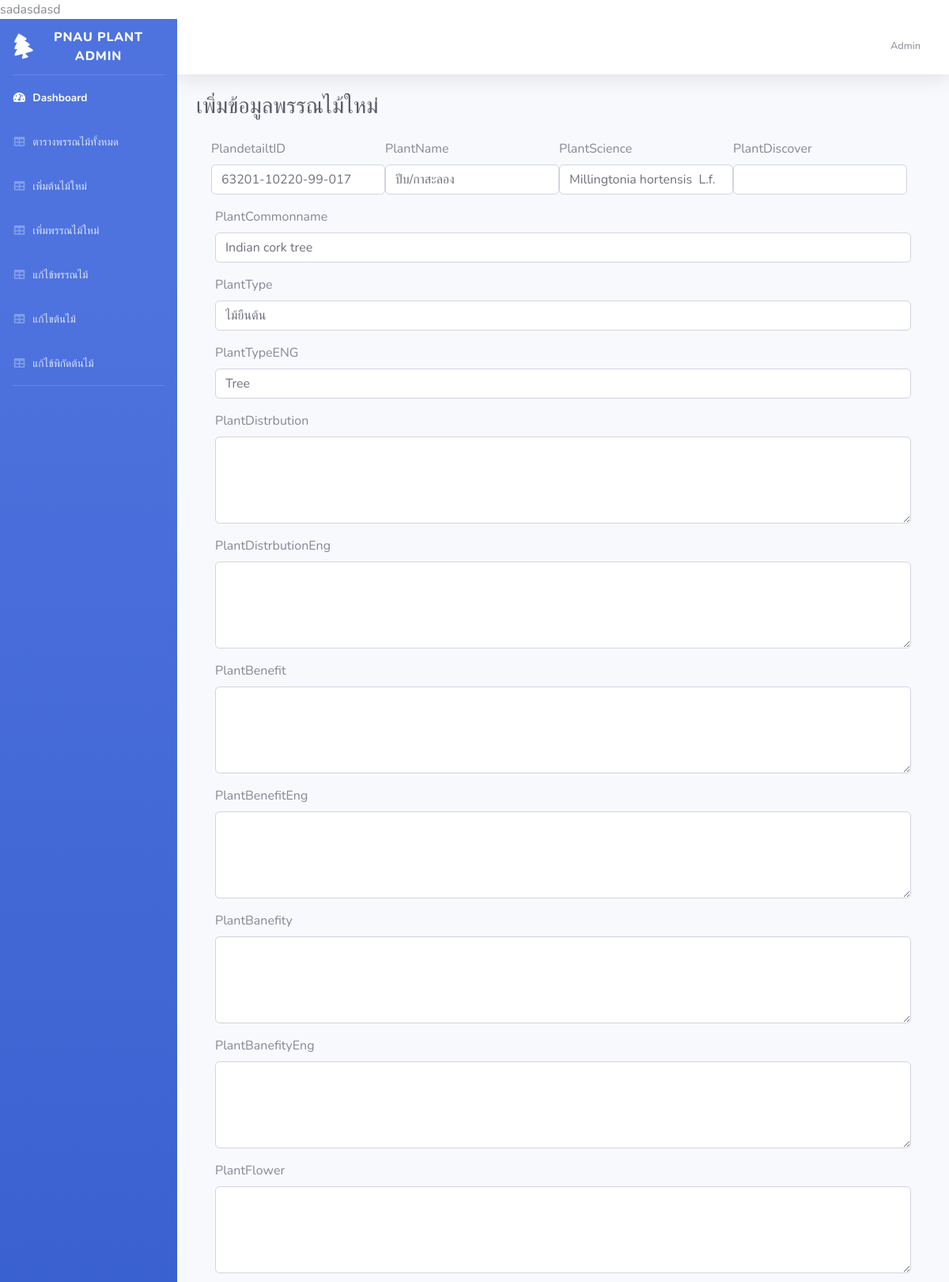
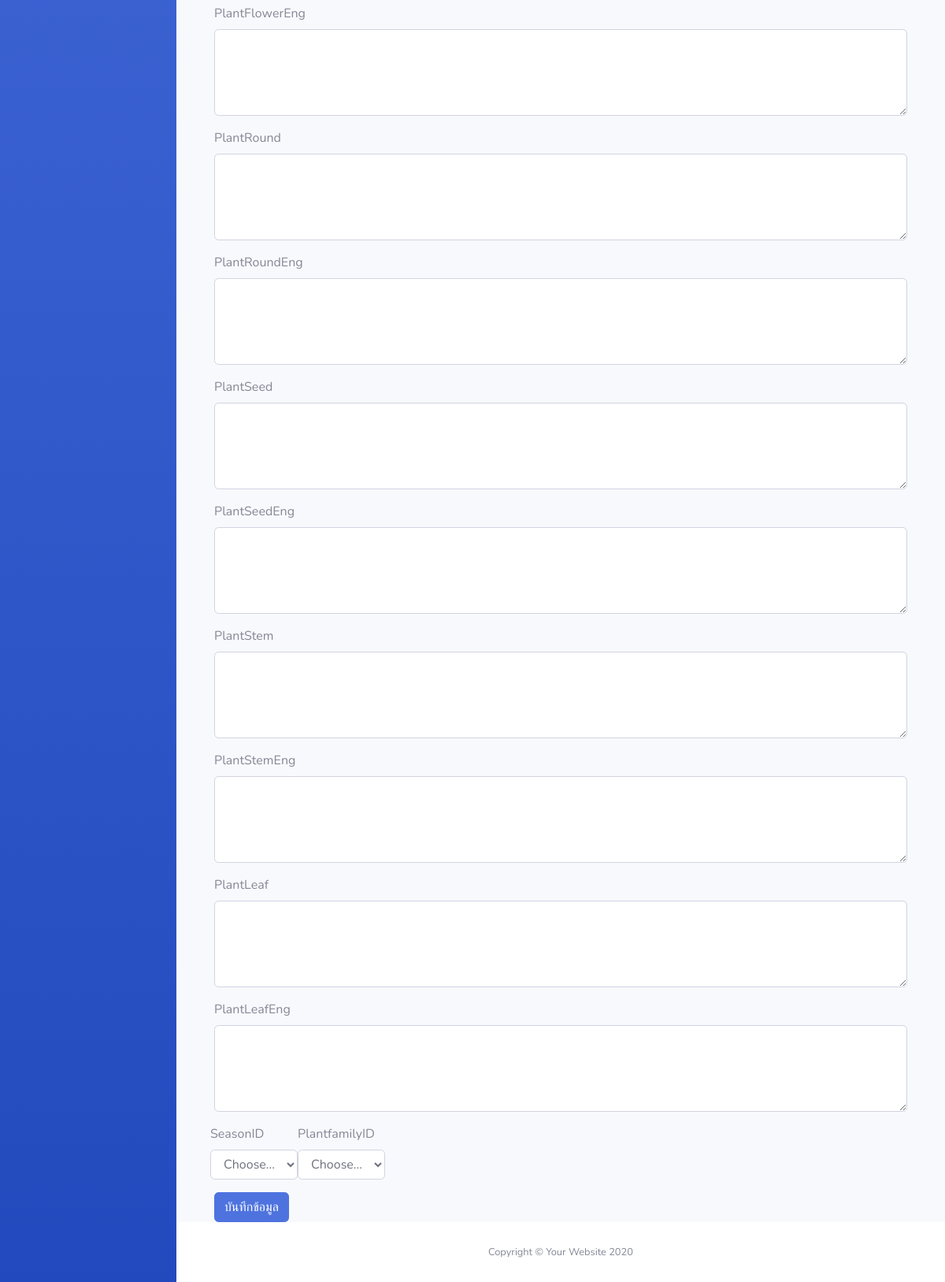
Page /Update_detail.php?ID=63201-10220-99-017 on the committed database (2 pictures, top to bottom).
### tables this page shows
CREATE TABLE `plantdetail` (
  `PlandetailtID` varchar(60) NOT NULL,
  `PlantName` varchar(300) NOT NULL,
  `PlantScience` varchar(300) NOT NULL,
  `PlantDiscover` varchar(300) NOT NULL,
  `PlantCommonname` varchar(300) NOT NULL,
  `PlantType` varchar(300) NOT NULL,
  `PlantTypeENG` varchar(300) NOT NULL,
  `PlantDistrbution` varchar(300) NOT NULL,
  `PlantDistrbutionEng` varchar(300) NOT NULL,
  `PlantBenefit` varchar(300) NOT NULL,
  `PlantBenefitEng` varchar(300) NOT NULL,
  `PlantBanefity` varchar(300) NOT NULL,
  `PlantBanefityEng` varchar(300) NOT NULL,
  `PlantFlower` varchar(300) NOT NULL,
  `PlantFlowerEng` varchar(300) NOT NULL,
  `PlantRound` varchar(300) NOT NULL,
  `PlantRoundEng` varchar(300) NOT NULL,
  `PlantSeed` varchar(300) NOT NULL,
  `PlantSeedEng` varchar(300) NOT NULL,
  `PlantStem` varchar(300) NOT NULL,
  `PlantStemEng` varchar(300) NOT NULL,
  `PlantLeaf` varchar(300) NOT NULL,
  `PlantLeafEng` varchar(300) NOT NULL,
  `SeasonID` char(2) NOT NULL,
  `PlantfamilyID` char(10) NOT NULL
);

### Update_detail.php (the view, shortened to what this page needs)
<!DOCTYPE html>
<html lang="en">
<head>
    <link href="vendor/fontawesome-free/css/all.min.css" rel="stylesheet" type="text/css">
    <link href="css/sb-admin-2.min.css" rel="stylesheet">
</head>
<body id="page-top">
    <div id="wrapper">
        <ul class="navbar-nav bg-gradient-primary sidebar sidebar-dark accordion" id="accordionSidebar">
            <a class="sidebar-brand d-flex align-items-center justify-content-center" href="index.html">
                <div class="sidebar-brand-icon rotate-n-15">
                    <i class="fas fa-tree"></i>
                </div>
                <div class="sidebar-brand-text mx-3">PNAU PLANT ADMIN </div>
            </a>
            <hr class="sidebar-divider my-0">
            <li class="nav-item active">
                <a class="nav-link" href="admin.php">
                    <i class="fas fa-fw fa-tachometer-alt"></i>
                    <span>Dashboard</span></a>
            </li>
            <li class="nav-item">
                <a class="nav-link" href="detail_Plant.php">
                    <i class="fas fa-fw fa-table"></i>
                    <span>ตารางพรรณไม้ทั้งหมด</span></a>
            </li>
            <li class="nav-item">
                <a class="nav-link" href="Insert_plant.php">
                    <i class="fas fa-fw fa-table"></i>
                    <span>เพิ่มต้นไม้ใหม่</span></a>
            </li>
            <li class="nav-item">
                <a class="nav-link" href="Insert_detail.php">
                    <i class="fas fa-fw fa-table"></i>
                    <span>เพิ่มพรรณไม้ใหม่</span></a>
            </li>
            <li class="nav-item">
                <a class="nav-link" href="Update_detail.php">
                    <i class="fas fa-fw fa-table"></i>
                    <span>แก้ไข้พรรณไม้</span></a>
            </li>
            <li class="nav-item">
                <a class="nav-link" href="Update_plant.php">
                    <i class="fas fa-fw fa-table"></i>
                    <span>แก้ไขต้นไม้</span></a>
            </li>
            <li class="nav-item">
                <a class="nav-link" href="Update_location.php">
                    <i class="fas fa-fw fa-table"></i>
                    <span>แก้ไข้พิกัดต้นไม้</span></a>
            </li>
            <hr class="sidebar-divider d-none d-md-block">
        </ul>
        <div id="content-wrapper" class="d-flex flex-column">
            <div id="content">
                <nav class="navbar navbar-expand navbar-light bg-white topbar mb-4 static-top shadow">
                    <ul class="navbar-nav ml-auto">
                        <li class="nav-item dropdown no-arrow">
                            <a class="nav-link dropdown-toggle" href="#" id="userDropdown" role="button" data-toggle="dropdown" aria-haspopup="true" aria-expanded="false">
                                <span class="mr-2 d-none d-lg-inline text-gray-600 small">Admin</span>
                            </a>
                        </li>
                    </ul>
                </nav>
                <div class="container-fluid">
                    <h1 class="h3 mb-4 text-gray-800">เพิ่มข้อมูลพรรณไม้ใหม่</h1>
                    <div class="container">
                        <form action="insert_sql_detail.php" method="post">
                            <div class="form-row">
                                <?php
                                $ID = $_GET["ID"];
                                include('connection.php');
                                $query = "SELECT * FROM `plantdetail` WHERE plantdetail.PlandetailtID = '" . $ID . "' " or die("Error:" . mysqli_error());
                                $result = mysqli_query($conn, $query);
                                while ($row = mysqli_fetch_array($result)) {
                                ?>
                                    <div class=form-group col-md-6>
                                        <label for=inputEmail4>PlandetailtID</label>
                                        <input type='text' class='form-control' name=PlantName value='<?php echo $row['PlandetailtID']; ?>'>
                                    </div>
                                    <div class=form-group col-md-6>
                                        <label for=inputEmail4>PlantName</label>
                                        <input type='text' class='form-control' value='<?php echo $row['PlantName']; ?>' name='PlantName'>
                                    </div>
                                    <div class=form-group col-md-6>
                                        <label for=inputEmail4>PlantScience</label>
                                        <input type='text' class='form-control' value='<?php echo $row['PlantScience']; ?>' name='PlantScience'>
                                    </div>
                                    <div class=form-group col-md-6>
                                        <label for=PlantDiscover>PlantDiscover</label>
                                        <input type='text' class='form-control' value='<?php echo $row['PlantDiscover']; ?>' name='PlantDiscover'>
                                    </div>
                            </div>
                            <div class=form-group>
                                <label for=PlantCommonname>PlantCommonname</label>
                                <input type='text' class='form-control' value='<?php echo $row['PlantCommonname']; ?>' name='PlantCommonname' placeholder=''>
                            </div>
                            <div class=form-group>
                                <label for=PlantType>PlantType</label>
                                <input type='text' class='form-control' value='<?php echo $row['PlantType']; ?>' name='PlantType' placeholder='ประเภท เช่น ไม้ยืนต้น'>
                            </div>
                            <div class=form-group>
                                <label for=PlantTypeENG>PlantTypeENG</label>
                                <input type='text' class='form-control' value='<?php echo $row['PlantTypeENG']; ?>' name='PlantTypeEng' placeholder='ประเภท เช่น ไม้ยืนต้น'>
                            </div>
                            <div class=form-group>
                                <label for=PlantDistrbution>PlantDistrbution</label>
                                <textarea type='text' class='form-control' value='<?php echo $row['PlantDistrbution']; ?>' name='PlantDistrbution' rows=4></textarea>
                            </div>
                            <div class=form-group>
                                <label for=PlantDistrbutionEng>PlantDistrbutionEng</label>
                                <textarea type='text' class='form-control' value='<?php echo $row['PlantDistrbutionEng']; ?>' name='PlantDistrbutionEng' rows=4></textarea>
                            </div>
                            <div class=form-group>
                                <label for=PlantBenefit>PlantBenefit</label>
                                <textarea type='text' class='form-control' value='<?php echo $row['PlantBenefit']; ?>' name='PlantBenefit' rows=4></textarea>
                            </div>
                            <div class=form-group>
                                <label for=PlantBenefitEng>PlantBenefitEng</label>
                                <textarea type='text' class='form-control' value='<?php echo $row['PlantBenefitEng']; ?>' name='PlantBenefitEng' rows=4></textarea>
                            </div>
                            <div class=form-group>
                                <label for=PlantBanefity>PlantBanefity</label>
                                <textarea type='text' class='form-control' value='<?php echo $row['PlantBanefity']; ?>' name='PlantBanefity' rows=4></textarea>
                            </div>
                            <div class=form-group>
                                <label for=PlantBanefityEng>PlantBanefityEng</label>
                                <textarea type='text' class='form-control' value='<?php echo $row['PlantBanefityEng']; ?>' name='PlantBanefityEng' rows=4></textarea>
                            </div>
                            <div class=form-group>
                                <label for=PlantFlower>PlantFlower</label>
                                <textarea type='text' class='form-control' value='<?php echo $row['PlantFlower']; ?>' name='PlantFlower' rows=4></textarea>
                            </div>
                            <div class=form-group>
                                <label for=PlantFlowerEng>PlantFlowerEng</label>
                                <textarea type='text' class='form-control' value='<?php echo $row['PlantFlowerEng']; ?>' name='PlantFlowerEng' rows=4></textarea>
                            </div>
                            <div class=form-group>
                                <label for=PlantRound>PlantRound</label>
                                <textarea type='text' class='form-control' value='<?php echo $row['PlantRound']; ?>' name='PlantRound' rows=4></textarea>
                            </div>
                            <div class=form-group>
                                <label for=PlantRoundEng>PlantRoundEng</label>
                                <textarea type='text' class='form-control' value='<?php echo $row['PlantRoundEng']; ?>' name='PlantRoundEng' rows=4></textarea>
                            </div>
                            <div class=form-group>
                                <label for=PlantSeed>PlantSeed</label>
                                <textarea type='text' class='form-control' value='<?php echo $row['PlantSeed']; ?>' name='PlantSeed' rows=4></textarea>
                            </div>
                            <div class=form-group>
                                <label for=PlantSeedEng>PlantSeedEng</label>
                                <textarea type='text' class='form-control' value='<?php echo $row['PlantSeedEng']; ?>' name='PlantSeedEng' rows=4></textarea>
                            </div>
                            <div class=form-group>
                                <label for=PlantStem>PlantStem</label>
                                <textarea type='text' class='form-control' value='<?php echo $row['PlantStem']; ?>' name='PlantStem' rows=4></textarea>
                            </div>
                            <div class=form-group>
                                <label for=PlantStemEng>PlantStemEng</label>
                                <textarea type='text' class='form-control' value='<?php echo $row['PlantStemEng']; ?>' name='PlantStemEng' rows=4></textarea>
                            </div>
                            <div class=form-group>
                                <label for=PlantLeaf>PlantLeaf</label>
                                <textarea type='text' class='form-control' value='<?php echo $row['PlantLeaf']; ?>' name='PlantLeaf' rows=4></textarea>
                            </div>
                            <div class=form-group>
                                <label for=PlantLeafEng>PlantLeafEng</label>
                                <textarea type='text' class='form-control' value='<?php echo $row['PlantLeafEng']; ?>' name='PlantLeafEng' rows=4></textarea>
                            </div>
                            <div class=form-row>
                                <div class=form-group col-md-4>
                                    <label for=inputSeasonID>SeasonID</label>
                                    <select name=inputSeasonID class='form-control'>
                                        <option selected>Choose...</option>
                                    </select>
                                </div>
                                <div class=form-group col-md-4>
                                    <label for=inputPlantfamilyID>PlantfamilyID</label>
                                    <select name=inputPlantfamilyID class='form-control'>
                                        <option selected>Choose...</option>
                                    </select>
                                </div>
                            </div>
                        <?php
                                }
                        ?>
                        <button type="submit" class="btn btn-primary">บันทึกข้อมูล</button>
                        </form>
                    </div>
                </div>
            </div>
            <footer class="sticky-footer bg-white">
                <div class="container my-auto">
                    <div class="copyright text-center my-auto">
                        <span>Copyright &copy; Your Website 2020</span>
                    </div>
                </div>
            </footer>
        </div>
    </div>
</body>
</html>

### rows in the picture
plantdetail: PlantName "63201-10220-99-017", PlantName "ปีบ/กาสะลอง", PlantScience "Millingtonia hortensis L.f.", PlantCommonname "Indian cork tree", PlantType "ไม้ยืนต้น", PlantTypeEng "Tree"
